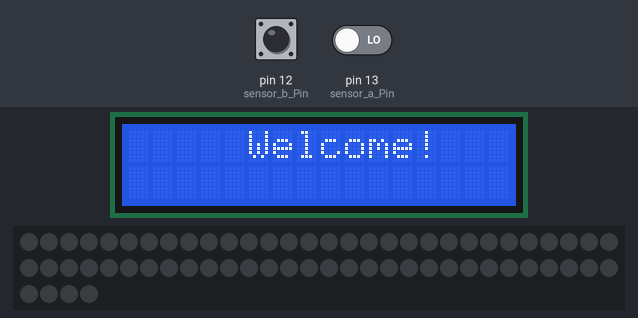
A sketch run on a simulated Arduino Uno, built with avr-gcc and run on an emulated ATmega328P. Shown: 16×2 character LCD, 64 RGB LEDs in strip order, left to right, continuing on the next row. The inputs (shaded band) are chosen by the test bench; at power-on: pin 12 (sensor_b_Pin) LOW, pin 13 (sensor_a_Pin) LOW. Random numbers use the default seed unless the sketch sets one.

Above: at 2.3 s.
2.4 s: pin 12 (sensor_b_Pin) driven HIGH
At 2.9 s:
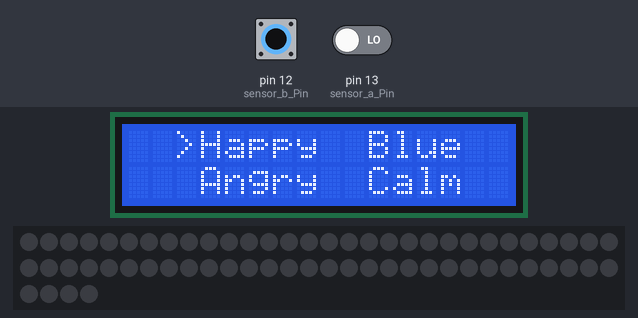
3.9 s: pin 13 (sensor_a_Pin) driven HIGH
At 5.1 s:
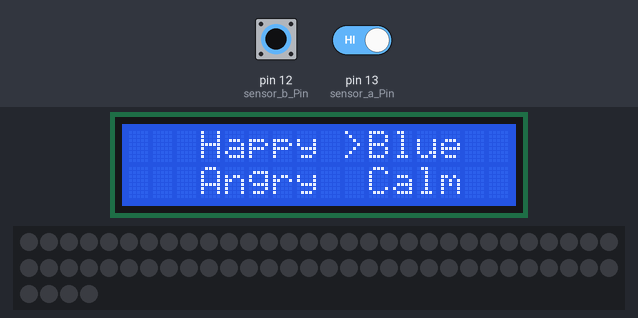
5.4 s: pin 12 (sensor_b_Pin) pulsed LOW 5 times (0.12 s each, 0.3 s apart)
At 7.4 s:
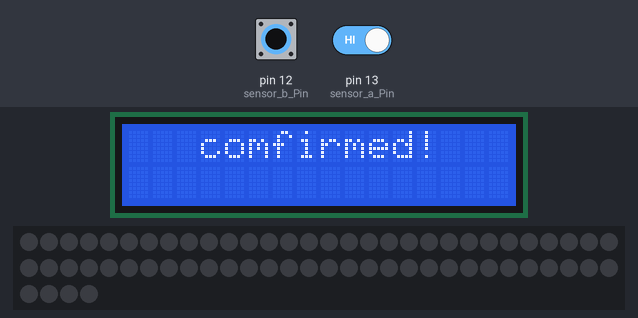
8.5 s: pin 12 (sensor_b_Pin) pulsed LOW 2 times (0.12 s each, 0.3 s apart)
At 9.8 s:
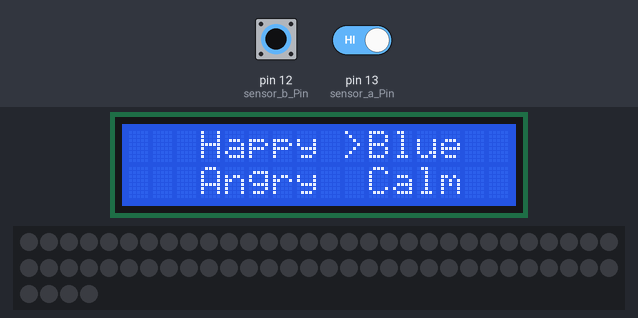
Timing chart, 0 to 11.5 s (numbered marks = the images above; inputs shaded):
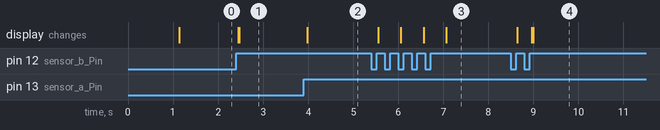

The sketch:

Music_Recipe_Code.ino
```cpp
#include <FastLED.h> // 此示例程序需要使用FastLED库
#define NUM_LEDS 64            // LED灯珠数量
#define DATA_PIN       9  //Aduino输出控制信号引脚
#define LED_TYPE WS2812         // LED灯带型号
#define COLOR_ORDER GRB         // RGB灯珠中红色、绿色、蓝色LED的排列顺序
#define twinkleInterval  100    //  闪烁间隔时间 (毫秒)
#define twinkleChance 80        //  闪烁数量，数值越大闪烁越多（0-255）
#include <Wire.h>
#include <LiquidCrystal_I2C.h>
CRGB leds[NUM_LEDS];            // 建立光带leds
LiquidCrystal_I2C lcd(0x27,16,2);  // set the LCD address to 0x27 for a 16 chars and 2 line display
uint8_t max_bright = 128;       // LED亮度控制变量，可使用数值为 0 ～ 255， 数值越大则光带亮度越高

// constants won't change. They're used here to set pin numbers:
const int sensor_a_Pin = 13;
const int sensor_b_Pin = 12;


// variables
int count = 0;
int new_a_state = LOW;
int old_a_state = new_a_state;
int new_b_state = LOW;
int old_b_state = new_b_state;
int scene = 0;

void setup() {
  lcd.init(); // initialize the lcd
  lcd.init(); // Print a message to the LCD.
  Serial.begin(9600);           // 启动串行通讯
  delay(1000);                  // 稳定性等待
  LEDS.addLeds<LED_TYPE, DATA_PIN, COLOR_ORDER>(leds, NUM_LEDS); // 初始化光带
  FastLED.setBrightness(max_bright);                            // 设置光带亮度
  pinMode(sensor_a_Pin, INPUT);                               // initialize the first and second pushbutton pin as an input
  pinMode(sensor_b_Pin, INPUT);
}


void choose_led_pattern(){
   old_a_state = new_a_state;
   new_a_state = digitalRead(sensor_a_Pin);

    if (count == 0){
      lcd.backlight();
      lcd.setCursor(1,0);
      lcd.print(" >Happy  Blue   ");
      lcd.setCursor(1,1);
      lcd.print("  Angry  Calm   ");
    }
   else if (count == 1){
    lcd.backlight();
    lcd.setCursor(1,0);
    lcd.print("  Happy >Blue   ");
    lcd.setCursor(1,1);
    lcd.print("  Angry  Calm   ");
   }
   else if (count == 2){
    lcd.backlight();
    lcd.setCursor(1,0);
    lcd.print("  Happy  Blue   ");
    lcd.setCursor(1,1);
    lcd.print(" >Angry  Calm   ");
   }
   else if (count == 3){
    lcd.backlight();
    lcd.setCursor(1,0);
    lcd.print("  Happy  Blue   ");
    lcd.setCursor(1,1);
    lcd.print("  Angry >Calm   ");
   }
  // each time sensor a is pressed, count 1
  if ((new_a_state == HIGH)&&(old_a_state == LOW)){
  // in case people press sensor a many times (> 5)
    count = (count + 1)%4;
    }
}

void light_led_belt() {
  int pos = random8(NUM_LEDS);

//  EVERY_N_MILLISECONDS( twinkleInterval ) {
//    if( random8() < twinkleChance) {
//      leds[pos] = ColorFromPalette( PartyColors_p, random8(255), 128, LINEARBLEND);
//    }
//  }
//    EVERY_N_MILLISECONDS( 20 ) {
//    fadeToBlackBy( leds, NUM_LEDS, 10);
//  }
    if (count == 0){
    for(int i = 0; i < NUM_LEDS; i++){
     if( random8() < twinkleChance) {
     leds[pos] = CHSV(500, 100, 100); // pink
        }
      }
    }
    else if (count == 1){
      for(int i = 0; i < NUM_LEDS; i++){
       if( random8() < twinkleChance) {
       leds[pos] = CHSV(160, 100, 100); // blue
        }
      }
    }
    else if (count == 2){
    for(int i = 0; i < NUM_LEDS; i++){
       if( random8() < twinkleChance) {
       leds[pos] = CHSV(283, 99, 100); // green
        }
      }
    }
    else if (count == 3){
      for(int i = 0; i < NUM_LEDS; i++){
       if( random8() < twinkleChance) {
       leds[pos] = CHSV(120, 100, 100); // orange
        }
      }
    }
    EVERY_N_MILLISECONDS( 20 ) {
    fadeToBlackBy( leds, NUM_LEDS, 10);
  }
    FastLED.show();
    delay(500);
    }

//    for(int i = 0; i < NUM_LEDS; i++){
//       leds[i] = CHSV(230, 100, 100); // purple
//    }
//    FastLED.show();
//    delay(500);
//    for(int i = 0; i < NUM_LEDS; i++){
//       leds[i] = CHSV(650, 100, 100); //
//    }
//    FastLED.show();
//    delay(500);
//}


void loop() {
  old_b_state = new_b_state;
  new_b_state = digitalRead(sensor_b_Pin);
  if (scene == 0)
  {
    lcd.backlight();
    lcd.setCursor(1,0);
    lcd.print("    Welcome!   ");
    // once sensor b is pressed, enter the next station: light led belt in a certain pattern
    if ((new_b_state == HIGH)&&(old_b_state == LOW)){
       //next scene, visit scene for led belt display
       lcd.clear();
       lcd.print("   comfirmed!   ");
       scene = (scene+1)%4;
    }
  }
  else if(scene == 1){
     // once sensor b is pressed, enter the next station: light led belt in a certain pattern
     if ((new_b_state == HIGH)&&(old_b_state == LOW)){
        //next scene, visit scene for led belt display
        lcd.clear();
        lcd.print("   comfirmed!   ");
         scene = (scene+1)%4;
      }
     else {
        choose_led_pattern();
      }
  }
  else if (scene == 2)
  {
     light_led_belt();
     if ((new_b_state == HIGH)&&(old_b_state == LOW)){
        //next scene, visit scene for led belt display
        scene = (scene+1)%4;
     }
    }
  else
  {
     for(int i = 0; i < NUM_LEDS; i++){
       leds[i] =  CRGB::Black;
     }
     FastLED.show();
     if ((new_b_state == HIGH)&&(old_b_state == LOW)){
        //next scene, visit scene for led belt display
        scene = (scene+1)%4;
     }
   }
}
```

Measured:
- after the input at 2.4 s, the display: first changes at once (image 1 shows a later state)
- after the input at 3.9 s, the display: changes after 0.07 s (image 2)
- after the input at 5.4 s, the display: first changes after 0.15 s (image 3 shows a later state)
- after the input at 8.5 s, the display: first changes after 0.14 s (image 4 shows a later state)
